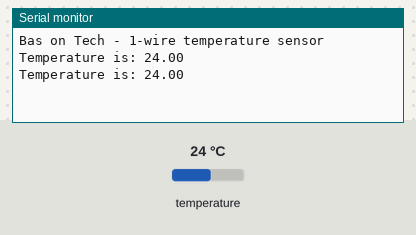
The sketch below on a simulated Arduino Uno, built with avr-gcc and run on an emulated ATmega328P. On the bench: the last lines printed to the serial monitor. The inputs (shaded band) are chosen by the test bench; at power-on: temperature 24 °C.

Above: at 2.8 s.
2.9 s: temperature set to 12 °C
At 4.0 s:
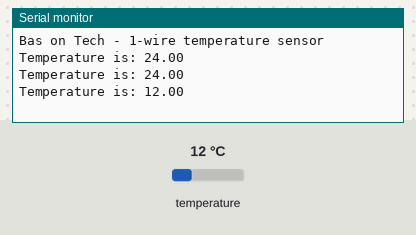
4.7 s: temperature set to 19 °C
At 4.7 s:
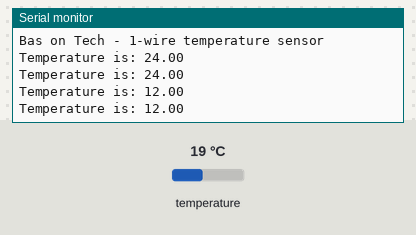
Timing chart, 0 to 7.7 s (numbered marks = the images above; inputs shaded):
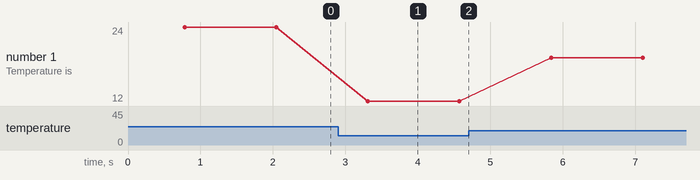

The sketch:

tempsensor.ino
```cpp
#include <OneWire.h>
 #include <DallasTemperature.h>

float temp = 0.0;
int oneWireBus = 12;
OneWire oneWire(oneWireBus);
DallasTemperature sensors(&oneWire);

void setup() {
     Serial.begin(115200);
     Serial.println("Bas on Tech - 1-wire temperature sensor");
     sensors.begin();
 }

 // repeat infinitely
void loop() {

     sensors.requestTemperatures();
     temp = sensors.getTempCByIndex(0);

     Serial.print("Temperature is: ");
     Serial.println(temp);

     delay(500);

 }
```

Measured:
- after the input at 2.9 s, the serial monitor: prints a new line after 0.41 s (image 1)
- plotted number 1: 24 → 12 after the input at 2.9 s, 12 → 19 after the input at 4.7 s
